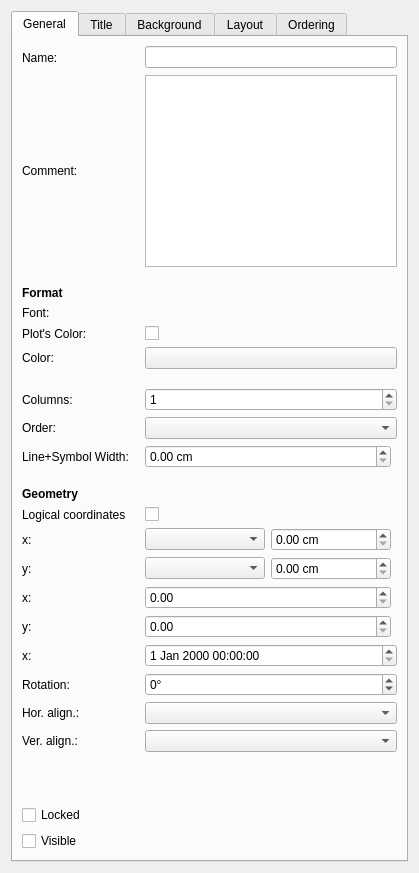
<?xml version="1.0" encoding="UTF-8"?>
<ui version="4.0">
 <class>CartesianPlotLegendDock</class>
 <widget class="QWidget" name="CartesianPlotLegendDock">
  <property name="geometry">
   <rect>
    <x>0</x>
    <y>0</y>
    <width>419</width>
    <height>873</height>
   </rect>
  </property>
  <layout class="QVBoxLayout" name="verticalLayout">
   <property name="spacing">
    <number>0</number>
   </property>
   <item>
    <widget class="QTabWidget" name="tabWidget">
     <property name="currentIndex">
      <number>0</number>
     </property>
     <widget class="QWidget" name="tabGeneral">
      <attribute name="title">
       <string>General</string>
      </attribute>
      <layout class="QGridLayout" name="gridLayout">
       <item row="0" column="1">
        <spacer name="horizontalSpacer_5">
         <property name="orientation">
          <enum>Qt::Orientation::Horizontal</enum>
         </property>
         <property name="sizeType">
          <enum>QSizePolicy::Policy::Fixed</enum>
         </property>
         <property name="sizeHint" stdset="0">
          <size>
           <width>10</width>
           <height>23</height>
          </size>
         </property>
        </spacer>
       </item>
       <item row="23" column="0">
        <spacer name="verticalSpacer">
         <property name="orientation">
          <enum>Qt::Orientation::Vertical</enum>
         </property>
         <property name="sizeHint" stdset="0">
          <size>
           <width>24</width>
           <height>0</height>
          </size>
         </property>
        </spacer>
       </item>
       <item row="20" column="2" colspan="3">
        <widget class="QSpinBox" name="sbRotation">
         <property name="sizePolicy">
          <sizepolicy hsizetype="Preferred" vsizetype="Fixed">
           <horstretch>0</horstretch>
           <verstretch>0</verstretch>
          </sizepolicy>
         </property>
         <property name="toolTip">
          <string/>
         </property>
         <property name="suffix">
          <string>°</string>
         </property>
         <property name="minimum">
          <number>-360</number>
         </property>
         <property name="maximum">
          <number>360</number>
         </property>
         <property name="singleStep">
          <number>10</number>
         </property>
         <property name="value">
          <number>0</number>
         </property>
        </widget>
       </item>
       <item row="22" column="0">
        <widget class="QLabel" name="label_2">
         <property name="text">
          <string>Ver. align.:</string>
         </property>
        </widget>
       </item>
       <item row="16" column="0">
        <widget class="QLabel" name="lPositionXLogical">
         <property name="text">
          <string>x:</string>
         </property>
        </widget>
       </item>
       <item row="4" column="2" colspan="3">
        <widget class="KFontRequester" name="kfrLabelFont"/>
       </item>
       <item row="14" column="3">
        <widget class="NumberSpinBox" name="sbPositionX">
         <property name="sizePolicy">
          <sizepolicy hsizetype="Expanding" vsizetype="Fixed">
           <horstretch>0</horstretch>
           <verstretch>0</verstretch>
          </sizepolicy>
         </property>
         <property name="toolTip">
          <string/>
         </property>
         <property name="whatsThis">
          <string>Spinbox for numbers.</string>
         </property>
         <property name="suffix">
          <string> cm</string>
         </property>
         <property name="feedback" stdset="0">
          <bool>true</bool>
         </property>
        </widget>
       </item>
       <item row="4" column="0">
        <widget class="QLabel" name="lFont">
         <property name="text">
          <string>Font:</string>
         </property>
        </widget>
       </item>
       <item row="18" column="0">
        <widget class="QLabel" name="lPositionXLogicalDateTime">
         <property name="text">
          <string>x:</string>
         </property>
        </widget>
       </item>
       <item row="1" column="2" colspan="3">
        <widget class="ResizableTextEdit" name="teComment">
         <property name="sizePolicy">
          <sizepolicy hsizetype="Expanding" vsizetype="Preferred">
           <horstretch>0</horstretch>
           <verstretch>0</verstretch>
          </sizepolicy>
         </property>
        </widget>
       </item>
       <item row="11" column="0">
        <spacer name="verticalSpacer_3">
         <property name="orientation">
          <enum>Qt::Orientation::Vertical</enum>
         </property>
         <property name="sizeType">
          <enum>QSizePolicy::Policy::Fixed</enum>
         </property>
         <property name="sizeHint" stdset="0">
          <size>
           <width>58</width>
           <height>13</height>
          </size>
         </property>
        </spacer>
       </item>
       <item row="15" column="3">
        <widget class="NumberSpinBox" name="sbPositionY">
         <property name="sizePolicy">
          <sizepolicy hsizetype="Expanding" vsizetype="Fixed">
           <horstretch>0</horstretch>
           <verstretch>0</verstretch>
          </sizepolicy>
         </property>
         <property name="toolTip">
          <string/>
         </property>
         <property name="whatsThis">
          <string>Spinbox for numbers.</string>
         </property>
         <property name="suffix">
          <string> cm</string>
         </property>
         <property name="feedback" stdset="0">
          <bool>true</bool>
         </property>
        </widget>
       </item>
       <item row="3" column="0">
        <widget class="QLabel" name="lFormat">
         <property name="font">
          <font>
           <bold>true</bold>
          </font>
         </property>
         <property name="text">
          <string>Format</string>
         </property>
        </widget>
       </item>
       <item row="8" column="2" colspan="3">
        <widget class="QSpinBox" name="sbLayoutColumnCount">
         <property name="minimum">
          <number>1</number>
         </property>
        </widget>
       </item>
       <item row="12" column="0">
        <widget class="QLabel" name="lPosition">
         <property name="font">
          <font>
           <bold>true</bold>
          </font>
         </property>
         <property name="text">
          <string>Geometry</string>
         </property>
        </widget>
       </item>
       <item row="17" column="0">
        <widget class="QLabel" name="lPositionYLogical">
         <property name="text">
          <string>y:</string>
         </property>
        </widget>
       </item>
       <item row="16" column="2" colspan="2">
        <widget class="NumberSpinBox" name="sbPositionXLogical">
         <property name="sizePolicy">
          <sizepolicy hsizetype="Expanding" vsizetype="Fixed">
           <horstretch>0</horstretch>
           <verstretch>0</verstretch>
          </sizepolicy>
         </property>
         <property name="toolTip">
          <string/>
         </property>
         <property name="whatsThis">
          <string>Spinbox for numbers.</string>
         </property>
         <property name="feedback" stdset="0">
          <bool>true</bool>
         </property>
        </widget>
       </item>
       <item row="17" column="2" colspan="2">
        <widget class="NumberSpinBox" name="sbPositionYLogical">
         <property name="sizePolicy">
          <sizepolicy hsizetype="Expanding" vsizetype="Fixed">
           <horstretch>0</horstretch>
           <verstretch>0</verstretch>
          </sizepolicy>
         </property>
         <property name="toolTip">
          <string/>
         </property>
         <property name="whatsThis">
          <string>Spinbox for numbers.</string>
         </property>
         <property name="feedback" stdset="0">
          <bool>true</bool>
         </property>
        </widget>
       </item>
       <item row="13" column="0">
        <widget class="QLabel" name="lBindLogicalPos">
         <property name="text">
          <string>Logical coordinates</string>
         </property>
        </widget>
       </item>
       <item row="0" column="2" colspan="3">
        <widget class="TimedLineEdit" name="leName"/>
       </item>
       <item row="1" column="0">
        <widget class="QLabel" name="lComment">
         <property name="sizePolicy">
          <sizepolicy hsizetype="Preferred" vsizetype="Preferred">
           <horstretch>0</horstretch>
           <verstretch>0</verstretch>
          </sizepolicy>
         </property>
         <property name="text">
          <string>Comment:</string>
         </property>
         <property name="alignment">
          <set>Qt::AlignmentFlag::AlignLeading|Qt::AlignmentFlag::AlignLeft|Qt::AlignmentFlag::AlignVCenter</set>
         </property>
        </widget>
       </item>
       <item row="22" column="2" colspan="3">
        <widget class="QComboBox" name="cbVerticalAlignment"/>
       </item>
       <item row="25" column="0">
        <widget class="QCheckBox" name="chkVisible">
         <property name="text">
          <string>Visible</string>
         </property>
        </widget>
       </item>
       <item row="6" column="0">
        <widget class="QLabel" name="lFontColor">
         <property name="text">
          <string>Color:</string>
         </property>
        </widget>
       </item>
       <item row="10" column="0">
        <widget class="QLabel" name="lLineSymbolWidth">
         <property name="text">
          <string>Line+Symbol Width:</string>
         </property>
        </widget>
       </item>
       <item row="15" column="2">
        <widget class="KComboBox" name="cbPositionY"/>
       </item>
       <item row="13" column="2">
        <widget class="QCheckBox" name="chbBindLogicalPos">
         <property name="text">
          <string/>
         </property>
        </widget>
       </item>
       <item row="9" column="2" colspan="3">
        <widget class="KComboBox" name="cbOrder"/>
       </item>
       <item row="6" column="2" colspan="3">
        <widget class="KColorButton" name="kcbLabelColor">
         <property name="sizePolicy">
          <sizepolicy hsizetype="Preferred" vsizetype="Fixed">
           <horstretch>0</horstretch>
           <verstretch>0</verstretch>
          </sizepolicy>
         </property>
        </widget>
       </item>
       <item row="15" column="0">
        <widget class="QLabel" name="lPositionY">
         <property name="text">
          <string>y:</string>
         </property>
        </widget>
       </item>
       <item row="21" column="2" colspan="3">
        <widget class="QComboBox" name="cbHorizontalAlignment"/>
       </item>
       <item row="9" column="0">
        <widget class="QLabel" name="lOrder">
         <property name="text">
          <string>Order:</string>
         </property>
        </widget>
       </item>
       <item row="20" column="0">
        <widget class="QLabel" name="lRotation">
         <property name="text">
          <string>Rotation:</string>
         </property>
        </widget>
       </item>
       <item row="24" column="0">
        <widget class="QCheckBox" name="chbLock">
         <property name="text">
          <string>Locked</string>
         </property>
        </widget>
       </item>
       <item row="7" column="0">
        <spacer name="verticalSpacer_9">
         <property name="orientation">
          <enum>Qt::Orientation::Vertical</enum>
         </property>
         <property name="sizeType">
          <enum>QSizePolicy::Policy::Fixed</enum>
         </property>
         <property name="sizeHint" stdset="0">
          <size>
           <width>28</width>
           <height>13</height>
          </size>
         </property>
        </spacer>
       </item>
       <item row="10" column="2" colspan="2">
        <widget class="NumberSpinBox" name="sbLineSymbolWidth">
         <property name="toolTip">
          <string/>
         </property>
         <property name="whatsThis">
          <string>Spinbox for numbers.</string>
         </property>
         <property name="suffix">
          <string> cm</string>
         </property>
         <property name="feedback" stdset="0">
          <bool>true</bool>
         </property>
        </widget>
       </item>
       <item row="18" column="2" colspan="3">
        <widget class="UTCDateTimeEdit" name="dtePositionXLogical"/>
       </item>
       <item row="21" column="0">
        <widget class="QLabel" name="label">
         <property name="text">
          <string>Hor. align.:</string>
         </property>
        </widget>
       </item>
       <item row="14" column="2">
        <widget class="KComboBox" name="cbPositionX">
         <property name="sizePolicy">
          <sizepolicy hsizetype="Expanding" vsizetype="Fixed">
           <horstretch>0</horstretch>
           <verstretch>0</verstretch>
          </sizepolicy>
         </property>
        </widget>
       </item>
       <item row="8" column="0">
        <widget class="QLabel" name="lColumnCount">
         <property name="text">
          <string>Columns:</string>
         </property>
        </widget>
       </item>
       <item row="2" column="0">
        <spacer name="verticalSpacer_8">
         <property name="orientation">
          <enum>Qt::Orientation::Vertical</enum>
         </property>
         <property name="sizeType">
          <enum>QSizePolicy::Policy::Fixed</enum>
         </property>
         <property name="sizeHint" stdset="0">
          <size>
           <width>58</width>
           <height>13</height>
          </size>
         </property>
        </spacer>
       </item>
       <item row="0" column="0">
        <widget class="QLabel" name="lName">
         <property name="sizePolicy">
          <sizepolicy hsizetype="Preferred" vsizetype="Preferred">
           <horstretch>0</horstretch>
           <verstretch>0</verstretch>
          </sizepolicy>
         </property>
         <property name="text">
          <string>Name:</string>
         </property>
        </widget>
       </item>
       <item row="14" column="0">
        <widget class="QLabel" name="lPositionX">
         <property name="text">
          <string>x:</string>
         </property>
        </widget>
       </item>
       <item row="5" column="0">
        <widget class="QLabel" name="lUsePlotColor">
         <property name="text">
          <string>Plot's Color:</string>
         </property>
        </widget>
       </item>
       <item row="5" column="2">
        <widget class="QCheckBox" name="chkUsePlotColor">
         <property name="text">
          <string/>
         </property>
        </widget>
       </item>
      </layout>
     </widget>
     <widget class="QWidget" name="tabTitle">
      <attribute name="title">
       <string>Title</string>
      </attribute>
     </widget>
     <widget class="QWidget" name="tabBackground">
      <attribute name="title">
       <string>Background</string>
      </attribute>
      <layout class="QGridLayout" name="gridLayout_2">
       <item row="0" column="0">
        <widget class="QLabel" name="lBackground">
         <property name="font">
          <font>
           <bold>true</bold>
          </font>
         </property>
         <property name="text">
          <string>Background</string>
         </property>
        </widget>
       </item>
       <item row="5" column="2">
        <widget class="NumberSpinBox" name="sbBorderCornerRadius">
         <property name="sizePolicy">
          <sizepolicy hsizetype="Expanding" vsizetype="Fixed">
           <horstretch>0</horstretch>
           <verstretch>0</verstretch>
          </sizepolicy>
         </property>
         <property name="toolTip">
          <string/>
         </property>
         <property name="whatsThis">
          <string>Spinbox for numbers.</string>
         </property>
         <property name="suffix">
          <string> cm</string>
         </property>
         <property name="feedback" stdset="0">
          <bool>true</bool>
         </property>
        </widget>
       </item>
       <item row="6" column="0">
        <spacer name="verticalSpacer_2">
         <property name="orientation">
          <enum>Qt::Orientation::Vertical</enum>
         </property>
         <property name="sizeHint" stdset="0">
          <size>
           <width>24</width>
           <height>238</height>
          </size>
         </property>
        </spacer>
       </item>
       <item row="4" column="0">
        <spacer name="verticalSpacer_7">
         <property name="orientation">
          <enum>Qt::Orientation::Vertical</enum>
         </property>
         <property name="sizeType">
          <enum>QSizePolicy::Policy::Fixed</enum>
         </property>
         <property name="sizeHint" stdset="0">
          <size>
           <width>20</width>
           <height>18</height>
          </size>
         </property>
        </spacer>
       </item>
       <item row="5" column="0">
        <widget class="QLabel" name="lBorderCornerRadius">
         <property name="text">
          <string>Corner radius:</string>
         </property>
        </widget>
       </item>
       <item row="1" column="0">
        <spacer name="verticalSpacer_5">
         <property name="orientation">
          <enum>Qt::Orientation::Vertical</enum>
         </property>
         <property name="sizeType">
          <enum>QSizePolicy::Policy::Fixed</enum>
         </property>
         <property name="sizeHint" stdset="0">
          <size>
           <width>20</width>
           <height>13</height>
          </size>
         </property>
        </spacer>
       </item>
       <item row="5" column="1">
        <spacer name="horizontalSpacer_3">
         <property name="orientation">
          <enum>Qt::Orientation::Horizontal</enum>
         </property>
         <property name="sizeType">
          <enum>QSizePolicy::Policy::Fixed</enum>
         </property>
         <property name="sizeHint" stdset="0">
          <size>
           <width>10</width>
           <height>23</height>
          </size>
         </property>
        </spacer>
       </item>
       <item row="3" column="0">
        <widget class="QLabel" name="lBorder">
         <property name="font">
          <font>
           <bold>true</bold>
          </font>
         </property>
         <property name="text">
          <string>Border</string>
         </property>
        </widget>
       </item>
       <item row="2" column="0">
        <spacer name="verticalSpacer_10">
         <property name="orientation">
          <enum>Qt::Orientation::Vertical</enum>
         </property>
         <property name="sizeType">
          <enum>QSizePolicy::Policy::Fixed</enum>
         </property>
         <property name="sizeHint" stdset="0">
          <size>
           <width>20</width>
           <height>13</height>
          </size>
         </property>
        </spacer>
       </item>
      </layout>
     </widget>
     <widget class="QWidget" name="tabLayout">
      <attribute name="title">
       <string>Layout</string>
      </attribute>
      <layout class="QGridLayout" name="gridLayout_3">
       <item row="5" column="0">
        <spacer name="verticalSpacer_6">
         <property name="orientation">
          <enum>Qt::Orientation::Vertical</enum>
         </property>
         <property name="sizeType">
          <enum>QSizePolicy::Policy::Fixed</enum>
         </property>
         <property name="sizeHint" stdset="0">
          <size>
           <width>20</width>
           <height>13</height>
          </size>
         </property>
        </spacer>
       </item>
       <item row="0" column="0">
        <widget class="QLabel" name="lMargin">
         <property name="font">
          <font>
           <bold>true</bold>
          </font>
         </property>
         <property name="text">
          <string>Margins</string>
         </property>
        </widget>
       </item>
       <item row="6" column="0">
        <widget class="QLabel" name="lSpacing">
         <property name="font">
          <font>
           <bold>true</bold>
          </font>
         </property>
         <property name="text">
          <string>Spacing</string>
         </property>
        </widget>
       </item>
       <item row="1" column="0">
        <widget class="QLabel" name="lTopMargin">
         <property name="text">
          <string>Top:</string>
         </property>
        </widget>
       </item>
       <item row="2" column="3">
        <widget class="NumberSpinBox" name="sbLayoutBottomMargin">
         <property name="sizePolicy">
          <sizepolicy hsizetype="Expanding" vsizetype="Fixed">
           <horstretch>0</horstretch>
           <verstretch>0</verstretch>
          </sizepolicy>
         </property>
         <property name="toolTip">
          <string/>
         </property>
         <property name="whatsThis">
          <string>Spinbox for numbers.</string>
         </property>
         <property name="suffix">
          <string> cm</string>
         </property>
         <property name="feedback" stdset="0">
          <bool>true</bool>
         </property>
        </widget>
       </item>
       <item row="4" column="3">
        <widget class="NumberSpinBox" name="sbLayoutRightMargin">
         <property name="sizePolicy">
          <sizepolicy hsizetype="Expanding" vsizetype="Fixed">
           <horstretch>0</horstretch>
           <verstretch>0</verstretch>
          </sizepolicy>
         </property>
         <property name="toolTip">
          <string/>
         </property>
         <property name="whatsThis">
          <string>Spinbox for numbers.</string>
         </property>
         <property name="suffix">
          <string> cm</string>
         </property>
         <property name="feedback" stdset="0">
          <bool>true</bool>
         </property>
        </widget>
       </item>
       <item row="3" column="0">
        <widget class="QLabel" name="lLeftMargin">
         <property name="text">
          <string>Left:</string>
         </property>
        </widget>
       </item>
       <item row="8" column="0">
        <widget class="QLabel" name="lVerticalSpacing">
         <property name="text">
          <string>Vertical:</string>
         </property>
        </widget>
       </item>
       <item row="3" column="3">
        <widget class="NumberSpinBox" name="sbLayoutLeftMargin">
         <property name="sizePolicy">
          <sizepolicy hsizetype="Expanding" vsizetype="Fixed">
           <horstretch>0</horstretch>
           <verstretch>0</verstretch>
          </sizepolicy>
         </property>
         <property name="toolTip">
          <string/>
         </property>
         <property name="whatsThis">
          <string>Spinbox for numbers.</string>
         </property>
         <property name="suffix">
          <string> cm</string>
         </property>
         <property name="feedback" stdset="0">
          <bool>true</bool>
         </property>
        </widget>
       </item>
       <item row="1" column="2">
        <spacer name="horizontalSpacer_4">
         <property name="orientation">
          <enum>Qt::Orientation::Horizontal</enum>
         </property>
         <property name="sizeType">
          <enum>QSizePolicy::Policy::Fixed</enum>
         </property>
         <property name="sizeHint" stdset="0">
          <size>
           <width>10</width>
           <height>23</height>
          </size>
         </property>
        </spacer>
       </item>
       <item row="7" column="0">
        <widget class="QLabel" name="lHorizontalSpacing">
         <property name="text">
          <string>Horizontal:</string>
         </property>
        </widget>
       </item>
       <item row="4" column="0">
        <widget class="QLabel" name="lRightMargin">
         <property name="text">
          <string>Right:</string>
         </property>
        </widget>
       </item>
       <item row="7" column="3">
        <widget class="NumberSpinBox" name="sbLayoutHorizontalSpacing">
         <property name="sizePolicy">
          <sizepolicy hsizetype="Expanding" vsizetype="Fixed">
           <horstretch>0</horstretch>
           <verstretch>0</verstretch>
          </sizepolicy>
         </property>
         <property name="toolTip">
          <string/>
         </property>
         <property name="whatsThis">
          <string>Spinbox for numbers.</string>
         </property>
         <property name="suffix">
          <string> cm</string>
         </property>
         <property name="feedback" stdset="0">
          <bool>true</bool>
         </property>
        </widget>
       </item>
       <item row="1" column="3">
        <widget class="NumberSpinBox" name="sbLayoutTopMargin">
         <property name="sizePolicy">
          <sizepolicy hsizetype="Expanding" vsizetype="Fixed">
           <horstretch>0</horstretch>
           <verstretch>0</verstretch>
          </sizepolicy>
         </property>
         <property name="toolTip">
          <string/>
         </property>
         <property name="whatsThis">
          <string>Spinbox for numbers.</string>
         </property>
         <property name="suffix">
          <string> cm</string>
         </property>
         <property name="feedback" stdset="0">
          <bool>true</bool>
         </property>
        </widget>
       </item>
       <item row="9" column="0">
        <spacer name="verticalSpacer_4">
         <property name="orientation">
          <enum>Qt::Orientation::Vertical</enum>
         </property>
         <property name="sizeHint" stdset="0">
          <size>
           <width>24</width>
           <height>284</height>
          </size>
         </property>
        </spacer>
       </item>
       <item row="2" column="0">
        <widget class="QLabel" name="lBottomMargin">
         <property name="text">
          <string>Bottom:</string>
         </property>
        </widget>
       </item>
       <item row="8" column="3">
        <widget class="NumberSpinBox" name="sbLayoutVerticalSpacing">
         <property name="sizePolicy">
          <sizepolicy hsizetype="Expanding" vsizetype="Fixed">
           <horstretch>0</horstretch>
           <verstretch>0</verstretch>
          </sizepolicy>
         </property>
         <property name="toolTip">
          <string/>
         </property>
         <property name="whatsThis">
          <string>Spinbox for numbers.</string>
         </property>
         <property name="suffix">
          <string> cm</string>
         </property>
         <property name="feedback" stdset="0">
          <bool>true</bool>
         </property>
        </widget>
       </item>
      </layout>
     </widget>
     <!-- Add the new Ordering tab -->
     <widget class="QWidget" name="tabOrdering">
      <attribute name="title">
       <string>Ordering</string>
      </attribute>
      <layout class="QGridLayout" name="gridLayout_4">
       <item row="0" column="0" colspan="3">
        <widget class="QLabel" name="lLegendItems">
         <property name="font">
          <font>
           <bold>true</bold>
          </font>
         </property>
         <property name="text">
          <string>Legend Items</string>
         </property>
        </widget>
       </item>
       <item row="1" column="0" rowspan="4">
        <widget class="QListWidget" name="lwLegendItems">
         <property name="sizePolicy">
          <sizepolicy hsizetype="Expanding" vsizetype="Expanding">
           <horstretch>0</horstretch>
           <verstretch>0</verstretch>
          </sizepolicy>
         </property>
         <property name="dragDropMode">
          <enum>QAbstractItemView::InternalMove</enum>
         </property>
        </widget>
       </item>
       <item row="1" column="1">
        <spacer name="horizontalSpacer">
         <property name="orientation">
          <enum>Qt::Orientation::Horizontal</enum>
         </property>
         <property name="sizeType">
          <enum>QSizePolicy::Policy::Fixed</enum>
         </property>
         <property name="sizeHint" stdset="0">
          <size>
           <width>10</width>
           <height>20</height>
          </size>
         </property>
        </spacer>
       </item>
       <item row="1" column="2">
        <widget class="QPushButton" name="btnMoveUp">
         <property name="text">
          <string>Move Up</string>
         </property>
         <property name="icon">
          <iconset theme="arrow-up"/>
         </property>
        </widget>
       </item>
       <item row="2" column="2">
        <widget class="QPushButton" name="btnMoveDown">
         <property name="text">
          <string>Move Down</string>
         </property>
         <property name="icon">
          <iconset theme="arrow-down"/>
         </property>
        </widget>
       </item>
       <item row="3" column="2">
        <spacer name="verticalSpacer_11">
         <property name="orientation">
          <enum>Qt::Orientation::Vertical</enum>
         </property>
         <property name="sizeHint" stdset="0">
          <size>
           <width>20</width>
           <height>40</height>
          </size>
         </property>
        </spacer>
       </item>
       <item row="5" column="0" colspan="3">
        <widget class="QLabel" name="lOrderingHelp">
         <property name="text">
          <string>Drag items or use the buttons to reorder legend entries.</string>
         </property>
         <property name="wordWrap">
          <bool>true</bool>
         </property>
        </widget>
       </item>
      </layout>
     </widget>
    </widget>
   </item>
  </layout>
 </widget>
 <customwidgets>
  <customwidget>
   <class>KComboBox</class>
   <extends>QComboBox</extends>
   <header>kcombobox.h</header>
  </customwidget>
  <customwidget>
   <class>KColorButton</class>
   <extends>QPushButton</extends>
   <header>kcolorbutton.h</header>
  </customwidget>
  <customwidget>
   <class>KFontRequester</class>
   <extends>QWidget</extends>
   <header>kfontrequester.h</header>
  </customwidget>
  <customwidget>
   <class>ResizableTextEdit</class>
   <extends>QTextEdit</extends>
   <header>frontend/widgets/ResizableTextEdit.h</header>
  </customwidget>
  <customwidget>
   <class>NumberSpinBox</class>
   <extends>QDoubleSpinBox</extends>
   <header>NumberSpinBox.h</header>
  </customwidget>
  <customwidget>
   <class>UTCDateTimeEdit</class>
   <extends>QDateTimeEdit</extends>
   <header>UTCDateTimeEdit.h</header>
  </customwidget>
  <customwidget>
   <class>TimedLineEdit</class>
   <extends>QLineEdit</extends>
   <header>frontend/widgets/TimedLineEdit.h</header>
  </customwidget>
 </customwidgets>
 <tabstops>
  <tabstop>tabWidget</tabstop>
  <tabstop>leName</tabstop>
  <tabstop>teComment</tabstop>
  <tabstop>kfrLabelFont</tabstop>
  <tabstop>kcbLabelColor</tabstop>
  <tabstop>sbLayoutColumnCount</tabstop>
  <tabstop>cbOrder</tabstop>
  <tabstop>chbBindLogicalPos</tabstop>
  <tabstop>cbPositionX</tabstop>
  <tabstop>cbPositionY</tabstop>
  <tabstop>dtePositionXLogical</tabstop>
  <tabstop>sbRotation</tabstop>
  <tabstop>cbHorizontalAlignment</tabstop>
  <tabstop>cbVerticalAlignment</tabstop>
  <tabstop>chkVisible</tabstop>
 </tabstops>
 <resources/>
 <connections/>
</ui>
